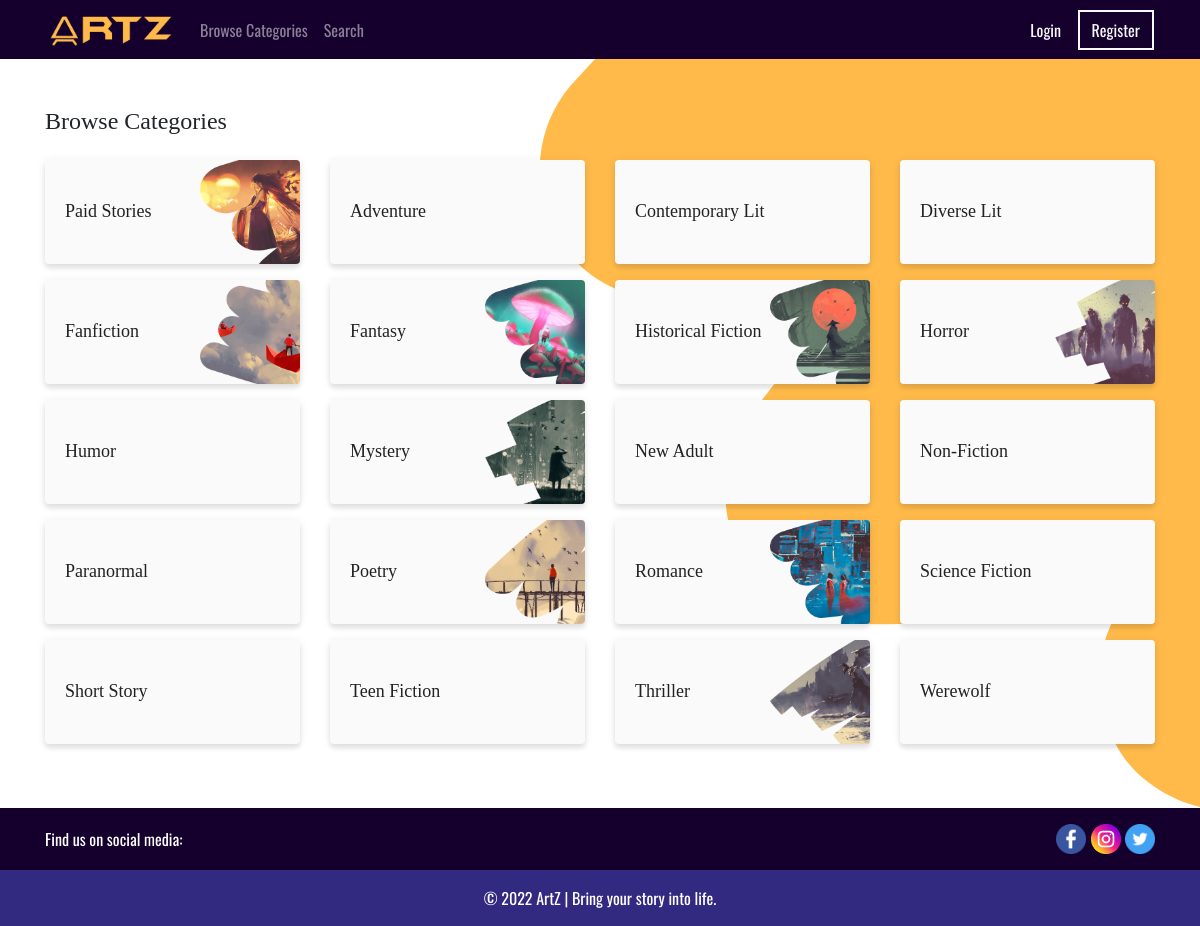
The page /categories on the database its author committed.
### tables this page shows
CREATE TABLE `categories` (
  `id` int NOT NULL AUTO_INCREMENT,
  `name` varchar(100) NOT NULL,
  PRIMARY KEY (`id`)
);

### src/Support/helper.php (called while the page is built, shortened)
<?php
if (!function_exists('app')) {
    function app()
    {
        static $instance = null;
        if (!$instance) {
            $instance = new Application();
        }
        return $instance;
    }
}
if (!function_exists('env')) {
    function env($key, $default = null)
    {
        return $_ENV[$key] ?? value($default);
    }
}
if (!function_exists('class_basename')) {
    function class_basename($class)
    {
        $class = is_object($class) ? get_class($class) : $class;
        return basename(str_replace('\\', '/', $class));
    }
}
if (!function_exists('base_path')) {
    function base_path($path = '')
    {
        return dirname(__DIR__) . '/../' . $path;
    }
}
if (!function_exists('config_path')) {
    function config_path()
    {
        return base_path('config/');
    }
}
if (!function_exists('view')) {
    function view($view, $params = [], $includeMain = true)
    {
        View::make($view, $params, $includeMain);
    }
}

### app/Controllers/CategoryController.php (called while the page is built, shortened)
<?php
class CategoryController
{
    public function categories()
    {
        $categories = Category::get();
        return view('categories', [
            'categories' => $categories
        ]);
    }
}

### src/Application.php (called while the page is built, shortened)
<?php
class Application
{
    protected Route $route;
    protected Config $config;
    public function __construct()
    {
        $this->request = new Request();
        $this->response = new Response();
        $this->route = new Route($this->request, $this->response);
        $this->config = new Config($this->loadConfigurations());
        $this->db = new DB($this->getDatabaseDriver());
    }
    protected function getDatabaseDriver()
    {
        return match ($this->config->get('database.driver')) {
            'mysql' => new MySQLManager,
            default => new MySQLManager,
        };
    }
    private function loadConfigurations()
    {
        foreach (scandir(config_path()) as $file) {
            if ($file === '.' || $file === '..') {
                continue;
            }
            $filename = explode('.', $file)[0];
        }
    }
    public function run()
    {
        $this->route->resolve();
    }
    public function __get($name)
    {
        if (property_exists($this, $name)) {
            return $this->$name;
        }
    }
}

### public/index.php (called while the page is built, shortened)
<?php
require_once __DIR__ . '/../src/Support/helper.php';
app()->run();

### config/app.php (called while the page is built)
<?php
return [
    'web' => [
    ]
];

### config/database.php (called while the page is built)
<?php
return [
    'driver' => env('DB_DRIVER', 'mysql'),
    'host' => env('DB_HOST', 'localhost'),
    'db_name' => env('DB_DATABASE', 'php_mvc'),
    'username' => env('DB_USERNAME', 'masoud'),
    'password' => env('DB_PASSWORD', 'masoud'),
];

### src/Support/Arr.php (called while the page is built, shortened)
<?php
class Arr
{
    public static function accessible($value)
    {
        return is_array($value) || $value instanceof ArrayAccess;
    }
    public static function exists($array, $key)
    {
        return array_key_exists($key, $array);
    }
    public static function get($array, $key, $default = null)
    {
        foreach (explode('.', $key) as $segment) {
            if (static::accessible($array) && static::exists($array, $segment)) {
                $array = $array[$segment];
            } else {
                return ($default);
            }
        }
        return $array;
    }
}

### src/Support/Config.php (called while the page is built, shortened)
<?php
class Config implements \ArrayAccess
{
    protected array $items = [];
    public function __construct($items)
    {
        foreach ($items as $key => $item) {
            $this->items[$key] = $item;
        }
    }
    public function get($key, $default = null)
    {
        return Arr::get($this->items, $key, $default);
    }
}

### src/Support/Session.php (called while the page is built, shortened)
<?php
class Session
{
    public function __construct()
    {
        $flashMessages = $_SESSION['flash_messages'] ?? [];
    }
}

### src/Support/Str.php (called while the page is built, shortened)
<?php
class Str
{
    public static $plural = [
        '/(quiz)$/i' => '$1zes',
        '/^(ox)$/i' => '$1en',
        '/([m|l])ouse$/i' => '$1ice',
        '/(matr|vert|ind)ix|ex$/i' => '$1ices',
        '/(x|ch|ss|sh)$/i' => '$1es',
        '/([^aeiouy]|qu)y$/i' => '$1ies',
        '/(hive)$/i' => '$1s',
        '/(?:([^f])fe|([lr])f)$/i' => '$1$2ves',
        '/(shea|lea|loa|thie)f$/i' => '$1ves',
        '/sis$/i' => 'ses',
        '/([ti])um$/i' => '$1a',
        '/(tomat|potat|ech|her|vet)o$/i' => '$1oes',
        '/(bu)s$/i' => '$1ses',
        '/(alias)$/i' => '$1es',
        '/(octop)us$/i' => '$1i',
        '/(ax|test)is$/i' => '$1es',
        '/(us)$/i' => '$1es',
        '/s$/i' => 's',
        '/$/' => 's'
    ];
    public static $irregular = [
        'move' => 'moves',
        'foot' => 'feet',
        'goose' => 'geese',
        'sex' => 'sexes',
        'child' => 'children',
        'man' => 'men',
        'tooth' => 'teeth',
        'person' => 'people',
        'valve' => 'valves'
    ];
    public static function plural($string)
    {
        foreach (self::$irregular as $pattern => $result) {
            $pattern = '/' . $pattern . '$/i';
        }
        foreach (self::$plural as $pattern => $result) {
            if (preg_match($pattern, $string)) {
                return preg_replace($pattern, $result, $string);
            }
        }
        return $string;
    }
    public static function lower($string)
    {
        return mb_strtolower($string);
    }
}

### src/Database/Model.php (called while the page is built, shortened)
<?php
abstract class Model
{
    protected static $instance;
    private array $filters = [];
    private function where(string $column, string $operator, string $value)
    {
        $this->filters[] = [
            'type' => 'where',
            'column' => $column,
            'operator' => $operator,
            'value' => $value,
        ];
        return $this;
    }
    private function get($columns = '*', $orderBy = ['id', 'ASC'], $limit = null)
    {
        self::$instance = static::class;
        return app()->db->read($columns, $this->filters, $orderBy, $limit);
    }
    public static function __callStatic($method, $parameters)
    {
        return (new static)->$method(...$parameters);
    }
    public static function getModel()
    {
        return self::$instance;
    }
    public static function getTableName()
    {
        return Str::lower(Str::plural(class_basename(self::$instance)));
    }
}

### src/Database/Grammers/MySQLGrammar.php (called while the page is built, shortened)
<?php
class MySQLGrammar
{
    private static function buildFilters($filters)
    {
        $query = '';
        $hasWhere = false;
        foreach ($filters as $filter) {
            if ($filter['type'] === 'where') {
                $conditionKey = !$hasWhere ? 'WHERE' : 'AND';
                $hasWhere = true;
            } else {
                $conditionKey = $hasWhere ? 'OR' : 'WHERE';
            }
            $query .= " {$conditionKey} {$filter['column']} {$filter['operator']} ?";
        }
        return $query;
    }
    public static function buildSelectQuery($columns = '*', $filters = [], array $orderBy, int | null $limit)
    {
        $query = "SELECT {$columns} FROM " . Model::getTableName();
        $query .= self::buildFilters($filters);
        $query .= " ORDER BY {$orderBy[0]} {$orderBy[1]}";
        return $query;
    }
}

### src/Database/Managers/MySQLManager.php (called while the page is built, shortened)
<?php
class MySQLManager implements DatabaseManager
{
    protected PDO|null $instance = null;
    public function connect(): PDO
    {
        if (!$this->instance) {
            $this->instance = new PDO(config('database.driver') . ':host=' . config('database.host') . ';dbname=' . config('database.db_name'), config('database.username'), config('database.password'));
        }
        return $this->instance;
    }
    private function bindValues(PDOStatement &$stmt, $filters = []): PDOStatement
    {
        for ($i = 1; $i <= count($filters) ; $i++) {
            $stmt->bindValue($i, $filters[$i - 1]['value']);
        }
        return $stmt;
    }
    public function read(string | array $columns = '*', $filters = [], array $orderBy, int | null $limit)
    {
        $query = MySQLGrammar::buildSelectQuery($columns, $filters, $orderBy, $limit);
        $stmt = $this->instance->prepare($query);
        $this->bindValues($stmt, $filters);
        $stmt->execute();
        return $stmt->fetchAll(PDO::FETCH_CLASS, Model::getModel());
    }
}

### src/Database/DB.php (called while the page is built, shortened)
<?php
class DB
{
    protected function read(string | array $columns = '*', $filters = [], array $orderBy, int | null $limit)
    {
        return $this->manager->read($columns, $filters, $orderBy, $limit);
    }
    public function __call($name, $arguments)
    {
        if (method_exists($this, $name)) {
            return call_user_func_array([$this, $name], $arguments);
        }
    }
}

### views/categories.php (the view, shortened to what this page needs)
<main>
    <section class="container-fluid bg-color2 top-right-portal">
        <div class="container py-5">
            <div class="row mb-3">
                <div class="col">
                    <h4 class="animate__animated animate__bounce">Browse Categories</h4>
                </div>
            </div>
            <div id="category-list" class="row">
                <?php foreach ($categories as $category): ?>
                <div class="col-md-3">
                    <a
                        <?= $category->id == 1 ? 'href="/search?content=2"' : 'href="/search?category_id=' . $category->id . '"' ?>>
                        <div class="category-card font-3 animate__animated animate__bounce"
                            style="background-image: url('images/categories/<?= $category->name ?>.png');">
                            <?= $category->name ?>
                        </div>
                    </a>
                </div>
                <?php endforeach; ?>
            </div>
        </div>
    </section>
</main>

### public/css/style.css (style rules this page uses)
:root { --color1: #15002d; --color2: #ffffff; --color3: #303030; --color4: #322981; --color5: #6f6f6f; --color6: #ffba4a; --color7:#fafafa; --color8:#e6e6e6; --font1: "Oswald"; --font2: "Anton"; --font3: "Lalezar"; --font4: "Arial"; }
.bg-color2 { background-color: var(--color2) !important; }
.bg-color7 { background-color: var(--color7) !important; }
.font-3 { font-family: var(--font3) !important; }
p,a,button { font-family: var(--font1); }
h1,h2,h3,h4,h5,h6 { font-family: var(--font2); }
.top-right-portal { background-image: url(../images/topRightPortal.svg); background-position: right top; background-repeat: no-repeat; background-size: auto 100%; }
.category-card { display: -webkit-box; display: -ms-flexbox; display: flex; -webkit-box-align: center; -ms-flex-align: center; align-items: center; height: 104px; width: 100%; border-radius: 4px; -webkit-box-shadow: 0 1px 10px 0 rgb(34 34 34 / 8%), 0 4px 5px 0 rgb(34 34 34 / 10%); box-shadow: 0 1px 10px 0 rgb(34 34 34 / 8%), 0 4px 5px 0 rgb(34 34 34 / 10%); margin: 0 20px 16px 0; background-color: #fafafa; color: #222; font-size: 18px; font-weight: 400; line-height: 1.33; padding-left: 20px; padding-right: 100px; background-size: 100px; background-repeat: no-repeat; background-position: right; font-family: var(--font2) !important; }

### rows shown on the page
categories: name (picture), name "Paid Stories"
categories: name "Adventure"
categories: name "Contemporary Lit"
categories: name "Diverse Lit"
categories: name (picture), name "Fanfiction"
categories: name (picture), name "Fantasy"
categories: name (picture), name "Historical Fiction"
categories: name (picture), name "Horror"
categories: name "Humor"
categories: name (picture), name "Mystery"
categories: name "New Adult"
categories: name "Non-Fiction"
categories: name "Paranormal"
categories: name (picture), name "Poetry"
categories: name (picture), name "Romance"
categories: name "Science Fiction"
categories: name "Short Story"
categories: name "Teen Fiction"
categories: name (picture), name "Thriller"
categories: name "Werewolf"
